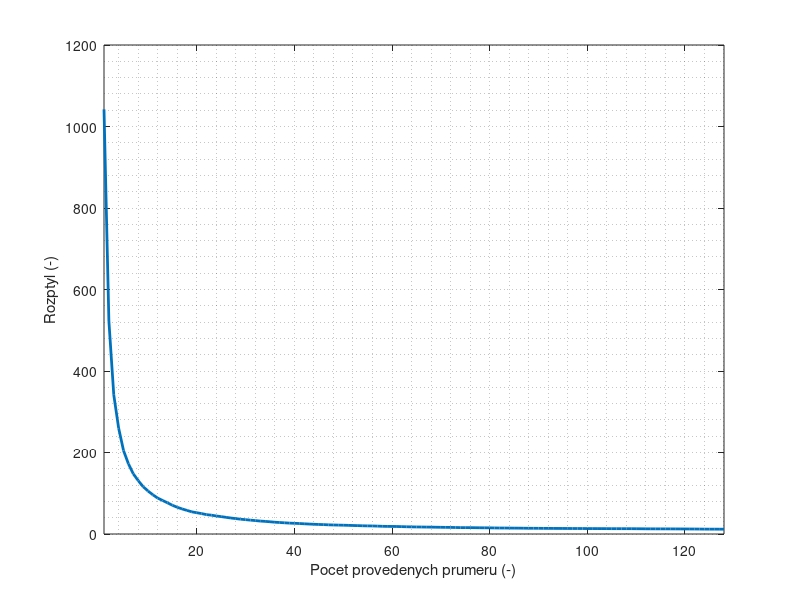
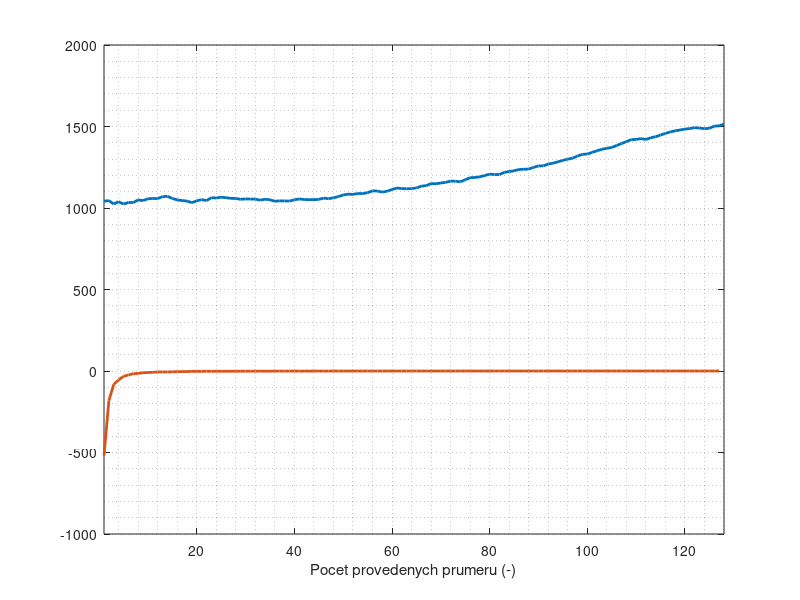
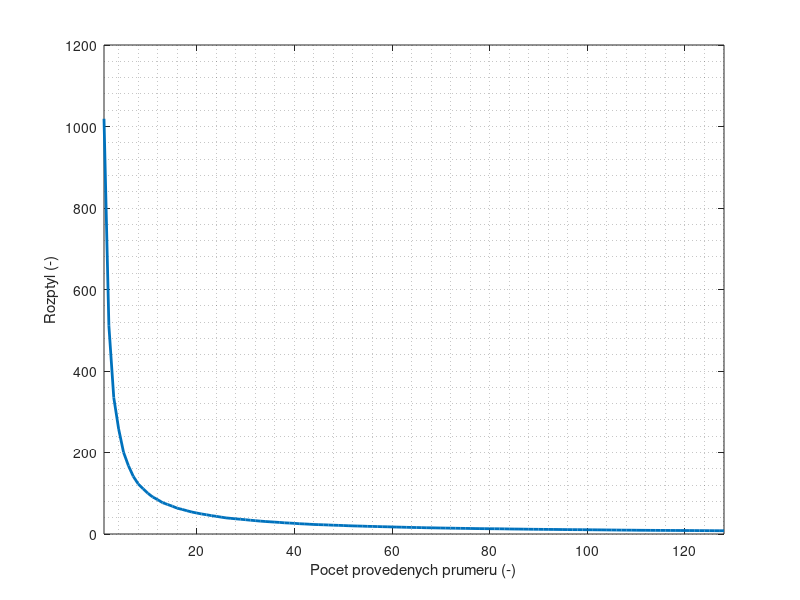
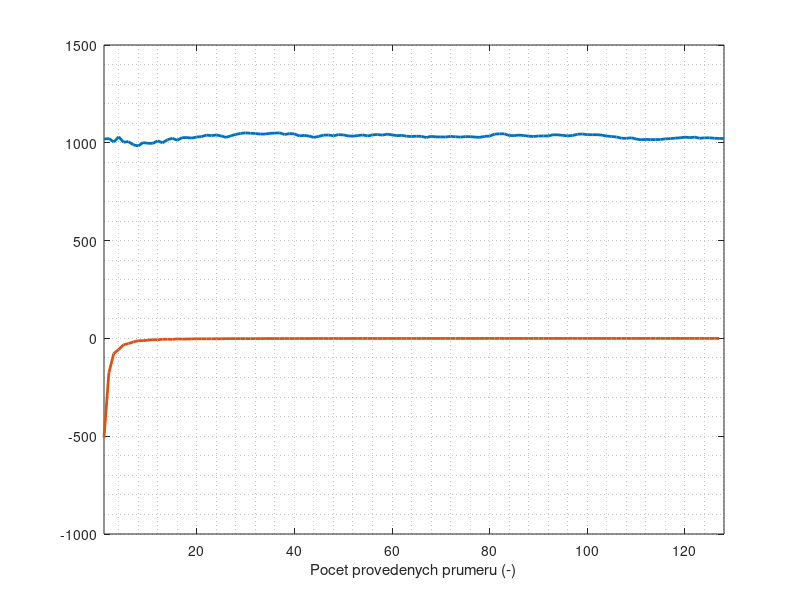

Write the MATLAB code that produced these figures, in order.
clc;clf;close all;clear;
n=128;

figure(1);
data=round(sqrt(1024)*randn(4096,n)+2048);
%data=sqrt(10)*randn(4096,n)+2048;
variance(1)=std(data(:,1))^2;

for(i=2:n)
  data(:,i)=floor(( data(:,i) + (i-1)*data(:,i-1) ) / i);
  %data(:,i)=( data(:,i) + (i-1)*data(:,i-1) ) / i;
  variance(i)=std(data(:,i))^2;
endfor

plot(variance,"linewidth",2);
xlim([1 n]);
grid off;
grid minor on;
xlabel('Pocet provedenych prumeru (-)');
ylabel('Rozptyl (-)');
saveas(gca, '/home/msboss/Documents/diplomova_prace/LaTeX/images/averaging_integer_variance.eps','epsc');

figure(2);
plot((1:n).*variance,"linewidth",2);
hold on;
der_variance=variance(2:n)-variance(1:n-1);
plot(der_variance,"linewidth",2);
xlabel('Pocet provedenych prumeru (-)');
xlim([1 n]);
grid off;
grid minor on;
saveas(gca, '/home/msboss/Documents/diplomova_prace/LaTeX/images/averaging_integer_difference_error.eps','epsc');

%-----------------------%

figure(3);
data=sqrt(1024)*randn(4096,n)+2048;
%data=sqrt(10)*randn(4096,n)+2048;
variance(1)=std(data(:,1))^2;

for(i=2:n)
  data(:,i)=( data(:,i) + (i-1)*data(:,i-1) ) / i;
  %data(:,i)=( data(:,i) + (i-1)*data(:,i-1) ) / i;
  variance(i)=std(data(:,i))^2;
endfor

plot(variance,"linewidth",2);
xlim([1 n]);
grid off;
grid minor on;
xlabel('Pocet provedenych prumeru (-)');
ylabel('Rozptyl (-)');
saveas(gca, '/home/msboss/Documents/diplomova_prace/LaTeX/images/averaging_float_variance.eps','epsc');

figure(4);
plot((1:n).*variance,"linewidth",2);
hold on;
der_variance=variance(2:n)-variance(1:n-1);
plot(der_variance,"linewidth",2);
xlim([1 n]);
grid off;
grid minor on;
xlabel('Pocet provedenych prumeru (-)');
saveas(gca, '/home/msboss/Documents/diplomova_prace/LaTeX/images/averaging_float_difference_error.eps','epsc');
